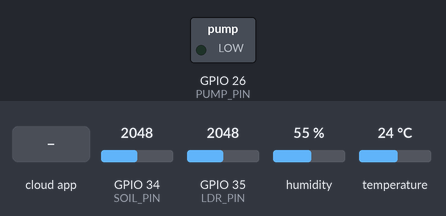
The sketch below on a simulated ESP32. On the bench: switched loads named in the sketch (green lamp = pin HIGH). Inputs (shaded band) come from the test bench; at power-on: GPIO 34 (SOIL_PIN) = 2048, GPIO 35 (LDR_PIN) = 2048, humidity 55 %, temperature 24 °C. WiFi joins after 1.5 s; servers stay silent unless stated; the Firebase database answers and starts empty; what the sketch prints to the serial monitor is not drawn.

Above: at 2.7 s.
2.8 s: the phone or cloud app sets pump to 1
At 3.9 s:
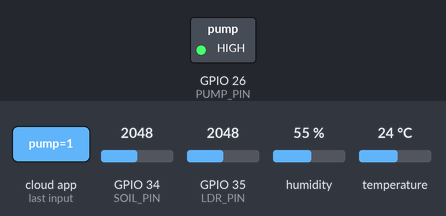
4.5 s: the phone or cloud app sets pump to 0
At 4.9 s:
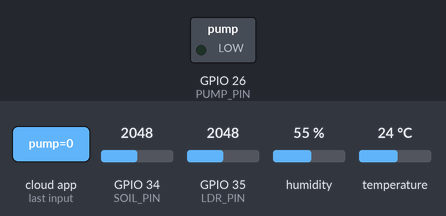
Timing chart, 0 to 7.5 s (numbered marks = the images above; inputs shaded):
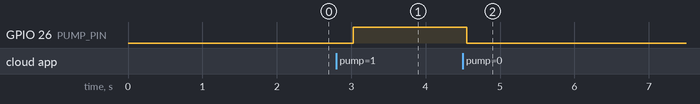

Measured:
- after the input at 2.8 s, GPIO 26 (PUMP_PIN): LOW → HIGH after 0.23 s
- after the input at 4.5 s, GPIO 26 (PUMP_PIN): HIGH → LOW after 0.06 s

The sketch:

sketch_apr13a_copy_20260417143612.ino
```cpp
#include <WiFi.h>
#include <Firebase_ESP_Client.h>
#include <DHT.h>

// 1. إعدادات الواي فاي
#define WIFI_SSID "test"
#define WIFI_PASSWORD "123456789"

// 2. إعدادات Firebase (تم التصحيح بناءً على الصورة)
#define DATABASE_URL "https://smartplant-9df1d-default-rtdb.europe-west1.firebasedatabase.app"
#define DATABASE_SECRET "cITEBGl5Xy1gxZJpfDgYrJzR8ds52j1bdtNhlt5z"

// 3. تعريف الدبابيس
#define DHTPIN 4
#define DHTTYPE DHT11
#define SOIL_PIN 34
#define LDR_PIN 35
#define PUMP_PIN 26

DHT dht(DHTPIN, DHTTYPE);
FirebaseData fbdo;
FirebaseAuth auth;
FirebaseConfig config;

unsigned long sendDataPrevMillis = 0;
bool autoMode = false;

void setup() {
  Serial.begin(115200);
  pinMode(PUMP_PIN, OUTPUT);
  digitalWrite(PUMP_PIN, LOW);
  dht.begin();

  WiFi.begin(WIFI_SSID, WIFI_PASSWORD);
  Serial.print("Connecting to WiFi");
  while (WiFi.status() != WL_CONNECTED) {
    delay(500);
    Serial.print(".");
  }
  Serial.println("\nWiFi Connected!");

  config.database_url = DATABASE_URL;
  config.signer.tokens.legacy_token = DATABASE_SECRET;
  Firebase.begin(&config, &auth);
  Firebase.reconnectWiFi(true);

  Serial.println("System Ready.");
}

void loop() {
  if (WiFi.status() != WL_CONNECTED) return;

  // قراءة الحساسات
  float h = dht.readHumidity();
  float t = dht.readTemperature();
  int soilValue = analogRead(SOIL_PIN);
  int ldrValue = analogRead(LDR_PIN);
  int soilPercent = map(soilValue, 4095, 1500, 0, 100);
  soilPercent = constrain(soilPercent, 0, 100);
  int lightPercent = map(ldrValue, 0, 4095, 100, 0); // تحويل الإضاءة لنسبة

  // 1. جلب الإعدادات من Firebase
  // جلب وضع الري التلقائي (auto_irrigation)
  if (Firebase.RTDB.getBool(&fbdo, "/controls/auto_irrigation")) {
    autoMode = fbdo.boolData();
  }

  // 2. منطق التحكم في المضخة
  if (autoMode) {
    // وضع تلقائي: تعتمد على الحساس (أقل من 30%)
    if (soilPercent < 30) digitalWrite(PUMP_PIN, HIGH);
    else digitalWrite(PUMP_PIN, LOW);
  } else {
    // وضع يدوي: تعتمد على زر الـ Pump في Firebase
    if (Firebase.RTDB.getBool(&fbdo, "/controls/pump")) {
      if (fbdo.boolData()) digitalWrite(PUMP_PIN, HIGH);
      else digitalWrite(PUMP_PIN, LOW);
    }
  }

  // 3. رفع البيانات إلى Firebase كل 5 ثوانٍ
  if (millis() - sendDataPrevMillis > 5000) {
    sendDataPrevMillis = millis();

    FirebaseJson updateData;
    // تحديث البيانات في مجلد sensor_data ليتوافق مع تطبيق الفلتر
    updateData.set("sensor_data/temp", t);
    updateData.set("sensor_data/moisture", soilPercent);
    updateData.set("sensor_data/light", lightPercent);
    updateData.set("sensor_data/pump_state", digitalRead(PUMP_PIN) == HIGH);

    if (Firebase.RTDB.updateNode(&fbdo, "/", &updateData)) {
      Serial.println("Dashboard Updated!");
    } else {
      Serial.println(fbdo.errorReason());
    }
  }
}
```
